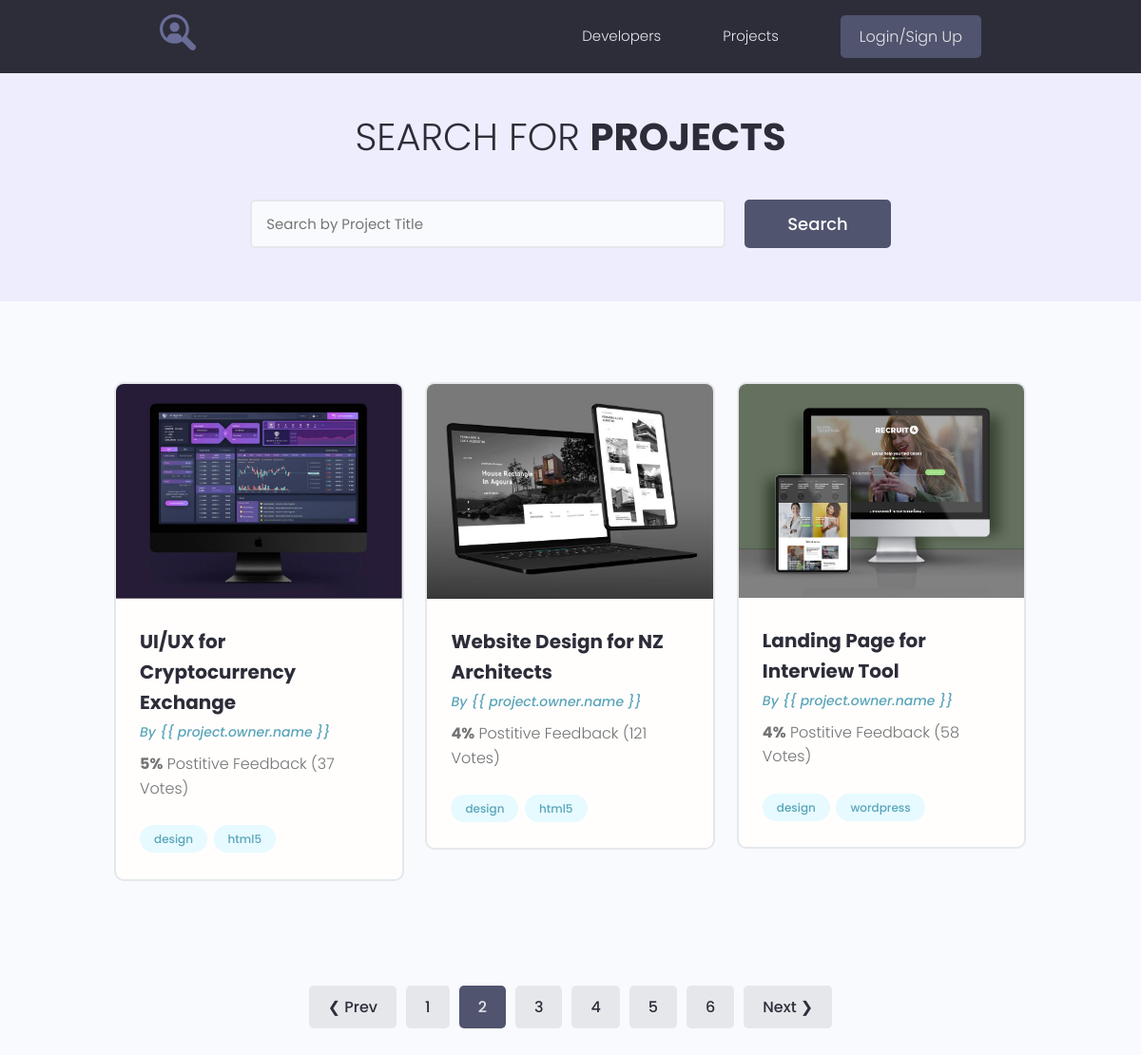
Screenshot of /projects/?page=2 with the database file from the repository.
### projects/models.py (models this page shows, shortened)
class Project(models.Model):
    owner = models.ForeignKey(Profile, on_delete=models.SET_NULL, null=True, blank=True)
    title = models.CharField(max_length=200)
    description = models.TextField(null=True, blank=True)
    feature_images = models.ImageField(upload_to="projects/%Y/%m/%d/", blank=True, default="default.jpg")
    demo_link = models.CharField(max_length=2000, blank=True)
    source_link = models.CharField(max_length=2000, blank=True)
    tags = models.ManyToManyField('Tag', blank=True)
    vote_total = models.IntegerField(default=0, blank=True)
    vote_rating = models.IntegerField(default=0, blank=True)
    created = models.DateTimeField(auto_now_add=True)
    class Meta:
        ordering = ['-vote_rating', '-vote_total', '-title']

class Tag(models.Model):
    name = models.CharField(max_length=200)
    created = models.DateTimeField(auto_now_add=True)
    def __str__(self):
        return self.name

### projects/views.py (the view)
# urls.py: path('projects/', include('projects.urls')),
def projects(request):
    pr, search_query = search_projects(request)
    custom_range, pr = paginate_projects(request, pr, 3)
    contex = {
        'projects': pr,
        'search_query': search_query,
        'custom_range': custom_range,
    }
    return render(request, "projects/projects.html", contex)

### projects/utils.py (called while the page is built)
def search_projects(request):
    search_query = ''
    if request.GET.get('search_query'):
        search_query = request.GET.get('search_query')
    pr = Project.objects.filter(
        Q(title__icontains=search_query) |
        Q(description__icontains=search_query) |
        Q(owner__name__icontains=search_query)
    )
    return pr, search_query

def paginate_projects(request, pr, results):
    page = request.GET.get('page')
    paginator = Paginator(pr, results)
    try:
        pr = paginator.page(page)
    except PageNotAnInteger:  # http://127.0.0.1:8000/projects/?page=assa
        page = 1
        pr = paginator.page(page)
    except EmptyPage:  # http://127.0.0.1:8000/projects/?page=100000
        page = paginator.num_pages  # последняя страница
        pr = paginator.page(page)
    left_index = int(page) - 4
    if left_index < 1:
        left_index = 1
    right_index = int(page) + 5
    if right_index > paginator.num_pages:
        right_index = paginator.num_pages + 1
    custom_range = range(left_index, right_index)
    return custom_range, pr

### projects/templates/projects/projects.html (shortened to what this page needs)
{% extends 'projects/base.html' %}
{% block content %}
<main class="projects">
    <section class="hero-section text-center">
        <div class="container container--narrow">
            <div class="hero-section__box">
                <h2>Search for <span>Projects</span></h2>
            </div>
            <div class="hero-section__search">
                <form id="search" class="form" action="{% url 'projects' %}" method="get">
                    <div class="form__field">
                        <input class="input input--text" id="formInput#search" value="{{search_query}}" type="text" name="search_query"
                               placeholder="Search by Project Title"/>
                    </div>
                    <input class="btn btn--sub btn--lg" type="submit" value="Search"/>
                </form>
            </div>
        </div>
    </section>
    <section class="projectsList">
        <div class="container">
            <div class="grid grid--three">
                {% for project in projects %}
                <div class="column">
                    <div class="card project">
                        <a href="{% url 'project' project.id %}" class="project">
                            <img class="project__thumbnail" src="{{ project.feature_images.url  }}"
                                 alt="project thumbnail"/>
                            <div class="card__body">
                                <h3 class="project__title">{{ project.title }}</h3>
                                <p><a class="project__author" href="{% url 'project' project.id %}">By {{
                                    project.owner.name }}</a></p>
                                <p class="project--rating">
                                    <span style="font-weight: bold;">{{ project.vote_rating }}%</span> Postitive
                                    Feedback ({{ project.vote_total }} Votes)
                                </p>
                                <div class="project__tags">
                                    {% for tag in project.tags.all %}
                                    <span class="tag tag--pill tag--main">
                      <small>{{ tag }}</small>
                    </span>
                                    {% endfor %}
                                </div>
                            </div>
                        </a>
                    </div>
                </div>
                {% endfor %}
            </div>
        </div>
    </section>
    {% include 'projects/pagination.html' with queryset=projects %}
</main>
{% endblock %}

### projects/static/styles/app.css (style rules this page uses)
:root { --color-sub: #2d2d39; }
.btn--sub { background-color: var(--color-sub-light); }
.card { border: 2px solid var(--color-light); }
img { width: 100%; }
.hero-section { height: 40vh; display: flex; align-items: center; background-color: var(--color-sub); }
.hero-section__box { margin-bottom: 4rem; }
.hero-section__box > h2, .hero-section__box > h2 > span { font-size: 4rem; color: var(--color-light); line-height: 1.3; text-transform: uppercase; }
.hero-section__box > h2 { font-weight: 300; }
.hero-section__box > h2 > span { font-weight: 700; }
.hero-section__search > .form { display: flex; align-items: center; justify-content: center; gap: 2rem; }
.hero-section__search > .form input.input--text { width: 50rem; }
.project__author { font-size: 1.4rem; font-style: italic; }
.project--rating { margin-bottom: 1.6em; margin-top: .5em; }
.projects > .hero-section { background: var(--color-sub-lighter); height: 30vh; }
.projects .hero-section__box { margin-bottom: 2.5rem; }
.projects .hero-section__box > h2 { color: var(--color-sub); }
.projects .hero-section__box > h2 > span { font-weight: 700; color: var(--color-sub); }
.projectsList { margin-top: 8rem; }
.project__thumbnail { object-fit: cover; object-position: top center; width: 100%; }
.project__title { font-size: 2rem; font-weight: 700; color: var(--color-sub); }

### projects/static/uikit/styles/modules/_variables.css (style rules this page uses)
:root { --color-main: #5aa5b9; --color-main-light: #e6faff; --color-sub: #3f4156; --color-sub-light: #51546e; --color-sub-lighter: #ededfd; --color-text: #737373; --color-gray: #8b8b8b; --color-light: #e5e7eb; --color-light-gray: #767676; --color-bg: #f8fafd; --color-white: #fffefd; --color-white-light: #f3f3f3; --color-success: #359e64; --color-success-bg: #def8e8; --color-error: #fc4b0b; --color-error-bg: #fff2ee; --font-base: 'Poppins', arial, helvetica, 'Segoe UI', roboto, ubuntu, sans-serif; --font-monospace: 'Fira Code', 'Courier New', courier, monospace; --font-regular: 300; --font-medium: 500; --font-bold: 700; --generic-shadow: 1px 1px 5px #00000010; --generic-transition: all 0.3s ease-in-out; }

### projects/static/uikit/styles/modules/_base.css (style rules this page uses)
* { margin: 0; padding: 0; box-sizing: border-box; text-rendering: optimizeLegibility; color: inherit; font-size: inherit; }
html { font-size: 50%; }
@media only screen and (min-width: 480px) { html { font-size: 56.25%; } }
@media only screen and (min-width: 1200px) { html { font-size: 62.5%; } }
body { line-height: 1.6; font-weight: 400; font-size: 1.5rem; color: var(--color-text); background-color: var(--color-bg); min-height: 100vh; }

### projects/static/uikit/styles/modules/_typography.css (style rules this page uses)
* { font-family: var(--font-base); }
h2 { font-size: 3.6rem; font-weight: var(--font-bold); }
h3 { font-size: 3.2rem; font-weight: var(--font-medium); }
p, span, strong { font-size: 1.6rem; color: var(--color-text); font-weight: var(--font-regular); }
a { padding-bottom: 2px; text-decoration: none; display: inline-block; color: var(--color-main); font-weight: var(--font-medium); }

### projects/static/uikit/styles/modules/_utilities.css (style rules this page uses)
.container { width: 92%; max-width: 165rem; margin: 0 auto; box-sizing: border-box; }
.container--narrow { width: 92%; max-width: 120rem; }
@media screen and (min-width: 1000px) { .container { width: 90%; } }
@media screen and (min-width: 1000px) { .container--narrow { width: 85%; } }
@media screen and (min-width: 1200px) { .container { width: 80%; } }
@media screen and (min-width: 1200px) { .container--narrow { width: 72%; } }
.text-center { text-align: center; }

### projects/static/uikit/styles/modules/_button.css (style rules this page uses)
.btn { display: inline-block; position: relative; cursor: pointer; background-color: var(--color-light); font-weight: var(--font-medium); color: var(--color-sub); text-decoration: none; padding: 1rem 2rem; border-radius: 0.5rem; border: none; width: -webkit-fit-content; width: -moz-fit-content; width: fit-content; height: -webkit-fit-content; height: -moz-fit-content; height: fit-content; font-size: 1.6rem; outline-width: 0; outline-color: transparent; -webkit-backface-visibility: hidden; backface-visibility: hidden; transition: all 0.3s ease-in-out; }
.btn--sub { background-color: var(--color-sub); color: var(--color-white); }
.btn--lg { font-size: 1.8rem; padding: 1.2rem 4.5rem; }

### projects/static/uikit/styles/modules/_card.css (style rules this page uses)
.card { border-radius: 1rem; background-color: var(--color-white); border: 1.5px solid var(--color-light); width: auto; height: auto; margin-top: 0.5rem; margin-bottom: 0.5rem; overflow: hidden; }
.card__body, .card__header { padding: 2rem 2.5rem; }

### rows the page displays
Project: feature_images (picture), title "UI/UX for Cryptocurrency Exchange", vote_rating "5", vote_total "37"
Tag: name "design"
Tag: name "html5"
Project: feature_images (picture), title "Website Design for NZ Architects", vote_rating "4", vote_total "121"
Project: feature_images (picture), title "Landing Page for Interview Tool", vote_rating "4", vote_total "58"
Tag: name "wordpress"

### other values shown
{{ page }} "1" "3" "4" "5" "6"
{{ page }} "2"
